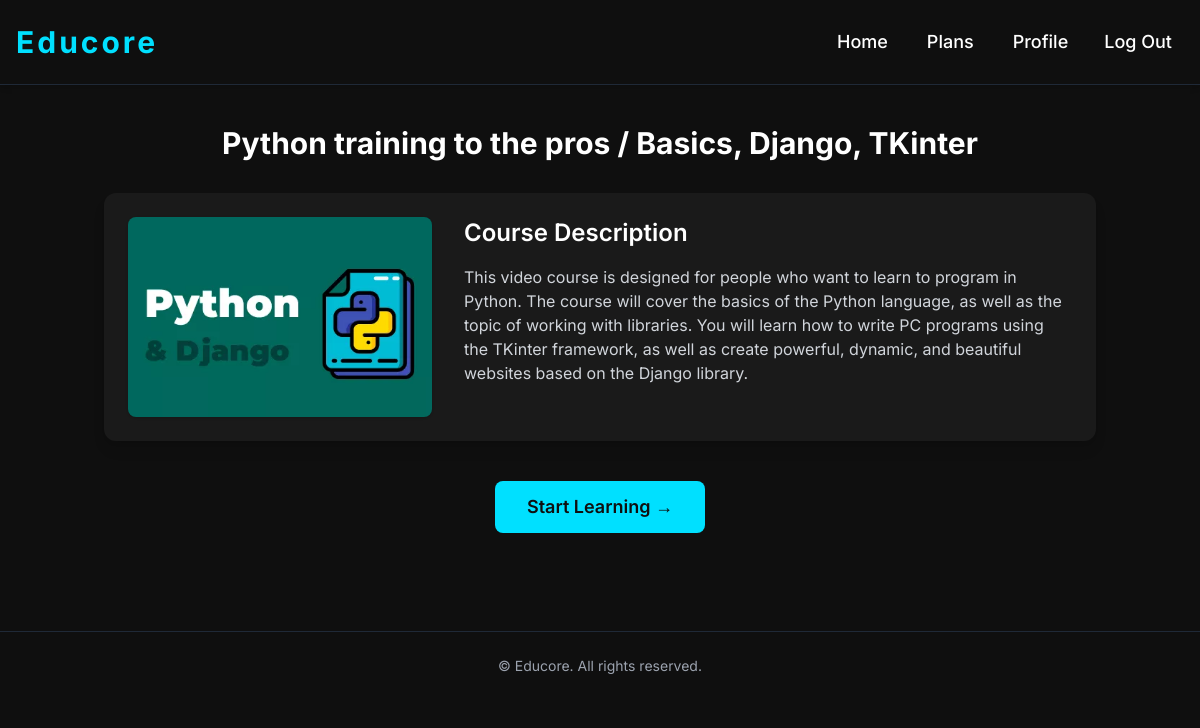
Screenshot of /course/python-django (signed in) with the database file from the repository.
### courses/models.py (models this page shows, shortened)
class Course(models.Model):
    slug = models.SlugField('Unique course slug', unique=True)
    title = models.CharField('Course title', max_length=120)
    desc = models.TextField('Course description')
    image = models.ImageField('Image', default='default.jpg', upload_to='course_images')
    is_free = models.BooleanField('Free?', default=True)
    category = models.CharField('Category', max_length=50, choices=COURSE_CATEGORIES, default='all')
    def __str__(self):
        return self.title

### courses/views.py (the view)
# urls.py: path('course/<slug>', views.CourseDetailPage.as_view(), name='course-detail'),
class CourseDetailPage(DetailView):
    model = Course
    template_name = 'courses/course-detail.html'
    def get_context_data(self, *, object_list=None, **kwargs):
        ctx = super(CourseDetailPage, self).get_context_data(**kwargs)
        course = Course.objects.filter(slug=self.kwargs['slug']).first()
        ctx['title'] = course
        ctx['lessons'] = Lesson.objects.filter(course=course).order_by('number')
        return ctx

### courses/models.py (called while the page is built)
    def get_absolute_url(self):
        return reverse('lesson-detail', kwargs={'slug': self.course.slug, 'lesson_slug': self.slug})

### templates/courses/course-detail.html
{% extends 'layout.html' %}
{% block main %}
<div class="container mx-auto px-4 py-10">
  <div class="w-full text-center mb-8">
      <h1 class="text-3xl font-bold text-white">{{ object.title }}</h1>
    </div>
  <div class="bg-card p-6 rounded-xl shadow-lg flex flex-col lg:flex-row gap-8">
    <div class="w-full lg:w-1/3 flex justify-center">
      <div class="w-full max-w-sm">
        {% if object.image %}
          <img src="{{ object.image.url }}" alt="{{ object.title }}" class="rounded-lg w-full h-auto object-cover shadow">
        {% else %}
          <img src="/pictures/default.jpg" alt="{{ object.title }}" class="rounded-lg w-full h-auto object-cover shadow">
        {% endif %}
      </div>
    </div>
    <div class="w-full lg:w-2/3">
      <h2 class="text-2xl font-semibold text-white mb-4">Course Description</h2>
      {% if object.is_free == False and user.is_authenticated == False %}
        <p class="text-md text-gray-300">
          You need to <a href="{% url 'reg' %}" class="text-neon hover:underline">register</a> to access this course.
        </p>
      {% else %}
        {% if object.is_free or user.profile.account_type == 'full' %}
          <p class="text-md text-gray-300 mb-6">{{ object.desc }}</p>
        {% else %}
          <p class="text-md text-gray-300">
            You need to purchase a <a href="{% url 'tarrifs' %}" class="text-neon hover:underline">subscription</a>!
          </p>
        {% endif %}
      {% endif %}
    </div>
  </div>
  {% if object.is_free or user.profile.account_type == 'full' and lessons %}
    <div class="mt-10 flex justify-center">
      {% if lessons|length > 0 %}
        <a href="{{ lessons.0.get_absolute_url }}" class="text-md inline-block bg-neon text-background font-semibold py-3 px-8 rounded-lg text-lg hover:bg-accent/20 transition">
          Start Learning →
        </a>
      {% endif %}
    </div>
  {% endif %}
</div>
{% endblock %}

### static/css/main.css (style rules this page uses)
* { margin: 0; padding: 0; }
body { font-size: 16px; line-height: 1.6; font-family: 'Inter', sans-serif; color: white; background-color: #0f0f0f; }
h1 { font-size: 2rem; font-weight: 700; margin-bottom: 1rem; }
h2 { font-size: 1.5rem; margin-bottom: 0.75rem; }
a { color: #6f6f6f; text-decoration: none; transition: color 500ms ease; }
.container { max-width: 1258px; width: 100%; margin: 0 auto; padding: 0 16px; }

### rows the page displays
Course: title "Python training to the pros / Basics, Django, TKinter", image (picture), desc "This video course is designed for people who want to learn to program in Python. The course will cover the basics of the Python language, as well as the topic of working with libraries. You will learn how to write PC programs using the TKinter framework, as well as create powerful, dynamic, and beautiful websites based on the Django library."
